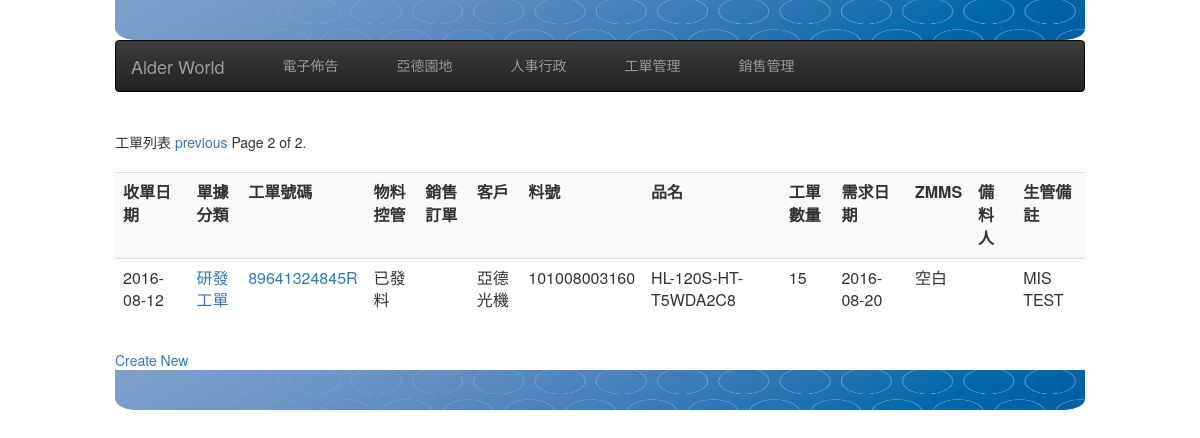
The app's page /dpsed/?page=2, older data.
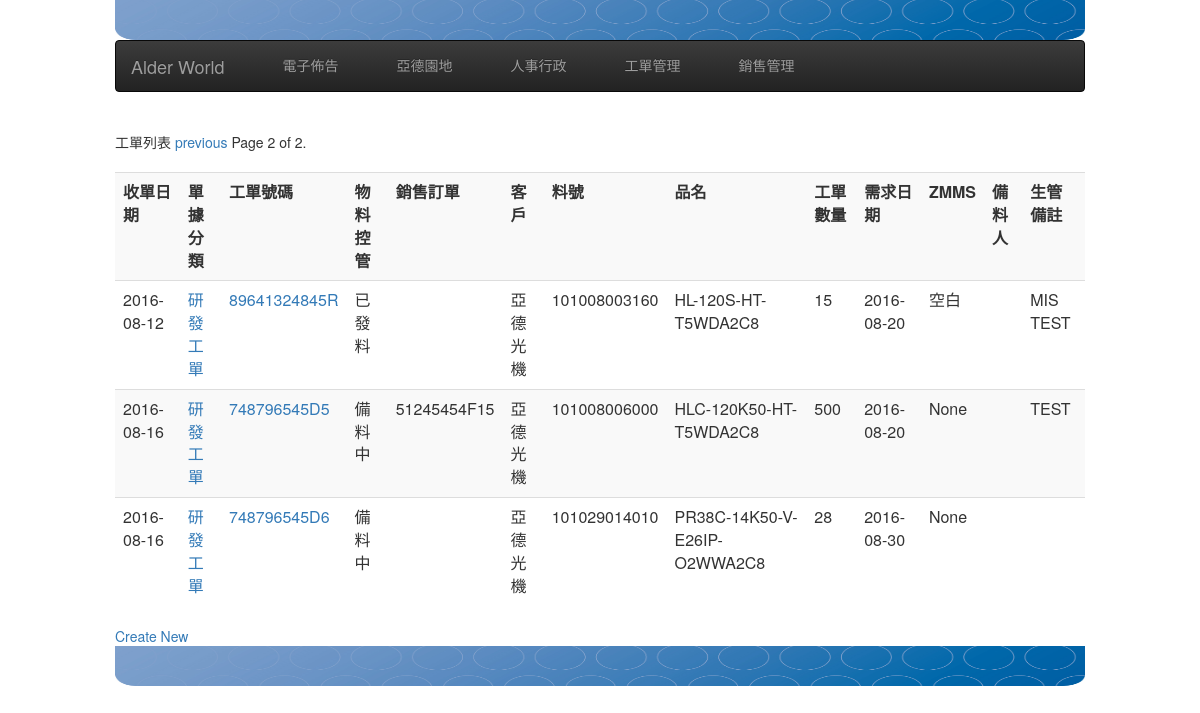
The same page, newer data.
### dpsed/models.py (models this page shows, shortened)
class WorkOrder(models.Model):
    category = models.ForeignKey(OrderCategory, limit_choices_to={'invalid': False} )
    zmms = models.ForeignKey(ZmmsOption, blank=True, null=True) #models.CharField(max_length=30, blank=True, null=True)
    recevice_date = models.DateField(default=timezone.now) #models.DateField(auto_now_add =True) #  收單日
    material_ctrl = models.ForeignKey(MaterialCtrlOption, blank=True, null=True) #models.CharField(max_length=30, blank=True, null=True) #物料控管
    ships_order = models.CharField(max_length=16, null=True, blank=True) # SAP訂單號碼
    customer = models.ForeignKey(Customer) #客戶編號
    work_order = models.CharField(max_length=16, null=False, blank=False, unique=True) # SAP工單號碼
    product = models.ForeignKey(Product) #  SAP料號
    ord_amount = models.IntegerField(default=1, blank=False, null=False) # 數量
    deliverly = models.DateField(blank=True, null=True) #  業務交期
    material_ready_date = models.DateField(blank=True, null=True) #  齊料日
    estimated_finish = models.DateField(blank=True, null=True) # 預計完工日
    reuqest_user = models.CharField(max_length=16, null=False, blank=False) # 申請人
    material_duty = models.CharField(max_length=16, null=False, blank=False) # 備料人
    manage_memo = models.TextField(blank=True, null=True) # 生管備註
    create_at = models.DateTimeField(auto_now_add=True, auto_now =False)
    modify = models.DateTimeField(auto_now_add=False, auto_now =True)
    def get_absoulte_url(self):
        return "/dpsed/detail/%s/" %( str(self.id) )

class OrderCategory(models.Model):
    description = models.CharField(max_length=36, null=False, blank=False)
    order_squence = models.IntegerField(default=1000, null=False, blank=False)
    invalid = models.BooleanField(default=False)
    def __str__(self):
        return self.description

class MaterialCtrlOption(models.Model):
    description = models.CharField(max_length=36, null=False, blank=False)
    invalid = models.BooleanField(default=False)
    def __str__(self):
        return self.description

class Customer(models.Model):
    sap_no = models.CharField(max_length=36, null=True, blank=True)
    title = models.CharField(max_length=36, null=False, blank=False)
    address = models.CharField(max_length=100, null=True, blank=True)
    contect = models.CharField(max_length=100, null=True, blank=True)
    phone = models.CharField(max_length=100, null=True, blank=True)
    phone_ext  = models.CharField(max_length=100, null=True, blank=True)
    faxno = models.CharField(max_length=100, null=True, blank=True)
    email = models.EmailField(max_length=100, null=True, blank=True)
    invalid = models.BooleanField(default=True)
    create_at = models.DateTimeField(auto_now_add=True, auto_now =False)
    modify = models.DateTimeField(auto_now_add=False, auto_now =True)

class Product(models.Model):
    sap_no = models.CharField(max_length=36, null=False, blank=False) # SAP料號
    product_desc = models.CharField(max_length=36, null=False, blank=False) # 品名
    specification = models.CharField(max_length=100, null=False, blank=False) # 規格
    cycle_status = models.ForeignKey(CycleStatus) # 料品狀態
    create_at = models.DateTimeField(auto_now_add=True, auto_now =False) #
    modify = models.DateTimeField(auto_now_add=False, auto_now =True) #

class ZmmsOption(models.Model):
    description = models.CharField(max_length=36, null=False, blank=False)
    invalid = models.BooleanField(default=False)
    def __str__(self):
        return self.description

### dpsed/views.py (the view)
def dps_list(request):
    title = "工單列表"
    queryset_list = WorkOrder.objects.all()
    paginator = Paginator(queryset_list, 10) # Show 10 contacts per page
    page = request.GET.get('page')
    try:
        queryset = paginator.page(page)
    except PageNotAnInteger:
        queryset = paginator.page(1)
    except EmptyPage:
        queryset = paginator.page(paginator.num_pages)
    return render(request, "dpsed_list.html", locals())

### templates/dpsed_list.html (shortened to what this page needs)
{% extends "base.html" %}
{% block content  %}
  <div class="pagination">
      <span>{{ title }}</span>
      <span class="step-links">
          {% if queryset.has_previous %}
              <a href="?page={{ queryset.previous_page_number }}">previous</a>
          {% endif %}
          <span class="current">
              Page {{ queryset.number }} of {{ queryset.paginator.num_pages }}.
          </span>
      </span>
  </div>
<div>
<table class="table table-striped" >
  <tr>
    <th>收單日期</th>
    <th>單據分類</th>
    <th>工單號碼</th>
    <th>物料控管</th>
    <th>銷售訂單</th>
    <th>客戶</th>
    <th>料號</th>
    <th>品名</th>
    <th>工單數量</th>
    <th>需求日期</th>
    <th>ZMMS</th>
    <th>備料人</th>
    <th>生管備註</th>
  </tr>
{% for record in queryset %}
  <tr>
    <td>{{ record.recevice_date | date:"Y-m-d" }}</td>
    <td><a href='{{ record.get_absoulte_url }}'>{{ record.category }}</a></td>
    <td><a href='{{ record.get_absoulte_url }}'>{{ record.work_order }}</a></td>
    <td>{{ record.material_ctrl }}</td>
    <td>{{ record.ships_order }}</td>
    <td>{{ record.customer.title }}</td>
    <td>{{ record.product.sap_no | truncatechars:16 }}</td>
    <td>{{ record.product.product_desc | truncatechars:30 }}</td>
    <td>{{ record.ord_amount }}</td>
    <td>{{ record.deliverly | date:"Y-m-d" }}</td>
    <td>{{ record.zmms }}</td>
    <td>{{ record.material_duty | date:"Y-m-d" }}</td>
    <td>{{ record.manage_memo | linebreaks | truncatechars:30 }}</td>
  </tr>
{% endfor %}
</table>
<div>
    <a href="/dpsed/create/" >Create New</a>
</div>
{% endblock content %}

### templates/base.html (shortened to what this page needs)
{% load staticfiles %}
<html>
  <head>
      <link rel="stylesheet" href="{% static 'css/bootstrap.min.css' %}" />
      <link rel="stylesheet" href="{% static 'css/bootstrap-theme.min.css' %}" />
  </head>
  <body>
      <div class="col-sm-10 col-sm-offset-1">
        <div>
          <img src="{% static 'img/alder_line.jpg' %}" width="100%" height="40"/>
        <div>
          <nav class="navbar navbar-inverse">
            <div class="container-fluid">
                <div class="navbar-header">
                  <a class="navbar-brand" href="/">Alder World</a>
                </div>
                <div class="collapse navbar-collapse">
                  <ul class="nav navbar-nav">
                      <li = class="">
                          <a href="/posts">
                            <span class="glyphicon glyphion-cd" aria-hidden="true">&nbsp; 電子佈告</span>
                          </a>
                      </li>
                      <li = class="">
                          <a href="#">
                            <span class="glyphicon glyphion-cd" aria-hidden="true">&nbsp; 亞德園地</span>
                          </a>
                      </li>
                      <li = class="">
                          <a href="#">
                            <span class="glyphicon glyphion-cd" aria-hidden="true">&nbsp; 人事行政</span>
                          </a>
                      </li>
                      <li = class="">
                          <a href="/dpsed">
                            <span class="glyphicon glyphion-cd" aria-hidden="true">&nbsp; 工單管理</span>
                          </a>
                      </li>
                      <li = class="">
                          <a href="#">
                            <span class="glyphicon glyphion-cd" aria-hidden="true">&nbsp; 銷售管理</span>
                          </a>
                      </li>
                  </ul>
                </div>
            </div>
          </nav>
        {% block content %}
        {% endblock content %}
</div>
      <div>
          {% block footer %}
          <div>
            <img src="{% static 'img/alder_line.jpg' %}" width="100%" height="40"/>
          {% endblock footer %}
  </body>
</html>

Row changes from the older to the newer data that the page shows:
added WorkOrder: recevice_date "2016-08-16", category "研發工單", work_order "748796545D5", material_ctrl "備料中", ships_order "51245454F15", customer "亞德光機", product.sap_no "101008006000", product.product_desc "HLC-120K50-HT-T5WDA2C8", ord_amount "500", deliverly "2016-08-20", zmms "None", manage_memo "TEST"
added WorkOrder: recevice_date "2016-08-16", category "研發工單", work_order "748796545D6", material_ctrl "備料中", customer "亞德光機", product.sap_no "101029014010", product.product_desc "PR38C-14K50-V-E26IP-O2WWA2C8", ord_amount "28", deliverly "2016-08-30", zmms "None"
